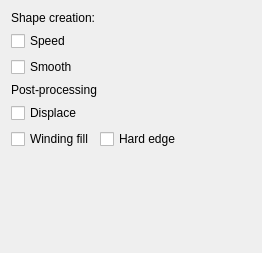
<?xml version="1.0" encoding="UTF-8"?>
<ui version="4.0">
 <class>WdgExperimentOptions</class>
 <widget class="QWidget" name="WdgExperimentOptions">
  <property name="geometry">
   <rect>
    <x>0</x>
    <y>0</y>
    <width>262</width>
    <height>253</height>
   </rect>
  </property>
  <property name="sizePolicy">
   <sizepolicy hsizetype="Preferred" vsizetype="Preferred">
    <horstretch>255</horstretch>
    <verstretch>255</verstretch>
   </sizepolicy>
  </property>
  <property name="minimumSize">
   <size>
    <width>100</width>
    <height>100</height>
   </size>
  </property>
  <layout class="QVBoxLayout" name="verticalLayout_2">
   <item>
    <widget class="QLabel" name="label_2">
     <property name="text">
      <string>Shape creation:</string>
     </property>
    </widget>
   </item>
   <item>
    <layout class="QFormLayout" name="formLayout">
     <property name="sizeConstraint">
      <enum>QLayout::SetMaximumSize</enum>
     </property>
     <property name="fieldGrowthPolicy">
      <enum>QFormLayout::ExpandingFieldsGrow</enum>
     </property>
     <property name="labelAlignment">
      <set>Qt::AlignLeading|Qt::AlignLeft|Qt::AlignVCenter</set>
     </property>
     <item row="0" column="0">
      <widget class="QCheckBox" name="speedCHBox">
       <property name="sizePolicy">
        <sizepolicy hsizetype="Minimum" vsizetype="Fixed">
         <horstretch>0</horstretch>
         <verstretch>0</verstretch>
        </sizepolicy>
       </property>
       <property name="text">
        <string>Speed</string>
       </property>
      </widget>
     </item>
     <item row="0" column="1">
      <widget class="KisDoubleSliderSpinBox" name="speed" native="true">
       <property name="sizePolicy">
        <sizepolicy hsizetype="Expanding" vsizetype="Preferred">
         <horstretch>0</horstretch>
         <verstretch>0</verstretch>
        </sizepolicy>
       </property>
      </widget>
     </item>
     <item row="1" column="0">
      <widget class="QCheckBox" name="smoothCHBox">
       <property name="text">
        <string comment="Noun for an experiment brush shape smoothness">Smooth</string>
       </property>
      </widget>
     </item>
     <item row="1" column="1">
      <widget class="KisDoubleSliderSpinBox" name="smoothThreshold" native="true">
       <property name="sizePolicy">
        <sizepolicy hsizetype="Expanding" vsizetype="Preferred">
         <horstretch>0</horstretch>
         <verstretch>0</verstretch>
        </sizepolicy>
       </property>
      </widget>
     </item>
    </layout>
   </item>
   <item>
    <widget class="QLabel" name="lblPostprocessing">
     <property name="text">
      <string>Post-processing</string>
     </property>
    </widget>
   </item>
   <item>
    <layout class="QHBoxLayout" name="displaceLayout" stretch="0,1">
     <item>
      <widget class="QCheckBox" name="displaceCHBox">
       <property name="text">
        <string>Displace</string>
       </property>
      </widget>
     </item>
     <item>
      <widget class="KisDoubleSliderSpinBox" name="displaceStrength" native="true"/>
     </item>
    </layout>
   </item>
   <item>
    <layout class="QHBoxLayout" name="fillLayout" stretch="0,1">
     <item>
      <widget class="QCheckBox" name="windingFillCHBox">
       <property name="text">
        <string>Winding fill</string>
       </property>
      </widget>
     </item>
     <item>
      <widget class="QCheckBox" name="hardEdgeCHBox">
       <property name="text">
        <string>Hard edge</string>
       </property>
      </widget>
     </item>
    </layout>
   </item>
   <item>
    <spacer name="verticalSpacer">
     <property name="orientation">
      <enum>Qt::Vertical</enum>
     </property>
     <property name="sizeHint" stdset="0">
      <size>
       <width>5</width>
       <height>5</height>
      </size>
     </property>
    </spacer>
   </item>
  </layout>
 </widget>
 <customwidgets>
  <customwidget>
   <class>KisDoubleSliderSpinBox</class>
   <extends>QWidget</extends>
   <header>kis_slider_spin_box.h</header>
   <container>1</container>
  </customwidget>
 </customwidgets>
 <resources/>
 <connections/>
</ui>
